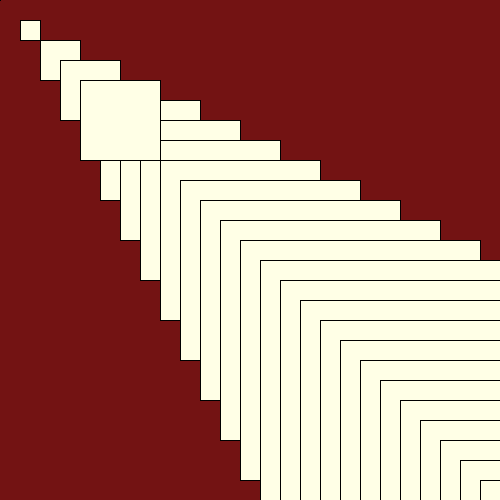
Frame 1 (no input)
Frame 60 (the mouse pressed at the canvas centre just before this capture): identical to frame 1, image omitted
Frame 120 (the mouse held since frame 60 and released just before this capture): identical to frame 1, image omitted

The Processing sketch that drew this single still picture (run headless with seeded random() and noise(); from frame 60 on, the mouse is pressed at the canvas centre):

// Processing sketch: loops
// ── loops.pde
void setup(){
 size(500,500); 
 background(115,19,19);
 stroke(0);
 fill(255,255,230);
 
}

void draw(){
 for (int i=0; i<500; i=i+20) {
  rect(i,i,i,i);
 } 
 for (int i=0; i<100; i=i+20) {
   rect(i,i,i,i);
 }
}
